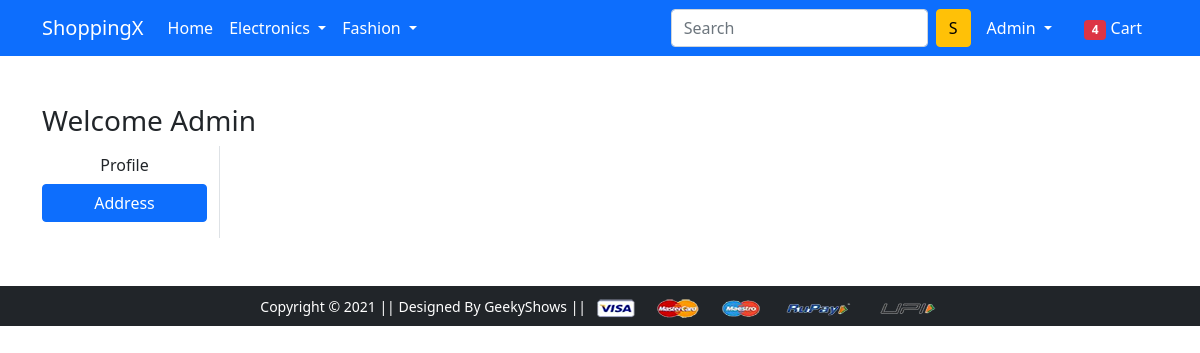
/address/ (signed in), run on an earlier commit of the app's database.
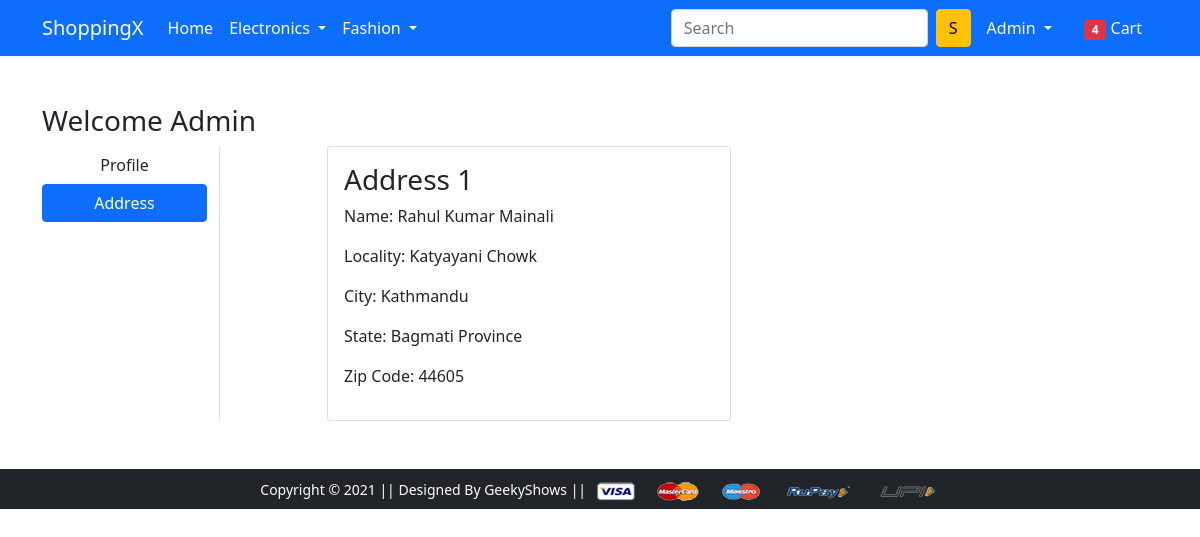
And on a later commit of the database.
### app/models.py (models this page shows)
class Customer(models.Model):
    user=models.ForeignKey(User,on_delete=models.CASCADE)
    name=models.CharField(max_length=200)
    locality=models.CharField(max_length=200)
    city=models.CharField(max_length=50)
    zipcode=models.IntegerField()
    state=models.CharField(choices=STATE_CHOICES,max_length=50)

### app/views.py (the view)
# urls.py: path('address/', views.address, name='address'),
def address(request):
 add=Customer.objects.filter(user=request.user)
 return render(request, 'app/address.html',{'add':add,'active':'btn-primary'})

### app/templates/app/address.html (shortened to what this page needs)
{% extends 'app/base.html' %}
{% load static %}
{% block main-content %}
<div class="container my-5">
 <div class="row">
 <h3>Welcome <span class="text-capitalize">{{request.user}}</span></h3>
  <div class="col-sm-2 border-end">
   <ul class="list-unstyled">
    <li class="d-grid"><a href="{% url 'profile' %}" class="btn">Profile</a></li>
    <li class="d-grid"><a href="{% url 'address' %}" class="btn {{active}}">Address</a></li>
   </ul>
  </div>
  <div class="col-sm-9 offset-sm-1">
   <div class="row">
    {% for ad in add %}
    <div class="col-sm-6">
     <div class="card">
      <div class="card-body">
       <h3>Address {{forloop.counter}}</h3>
       <p>Name: {{ad.name}}</p>
       <p>Locality: {{ad.locality}}</p>
       <p>City: {{ad.city}}</p>
       <p>State: {{ad.state}}</p>
       <p>Zip Code: {{ad.zipcode}}</p>
      </div>
     </div>
    </div>
    {% endfor %}
   </div>
  </div>
 </div>
</div>
{% endblock main-content %}

What changed in the data, as far as the page shows it:
added Customer: name "Rahul Kumar Mainali", locality "Katyayani Chowk", city "Kathmandu", state "Bagmati Province", zipcode "44605"
